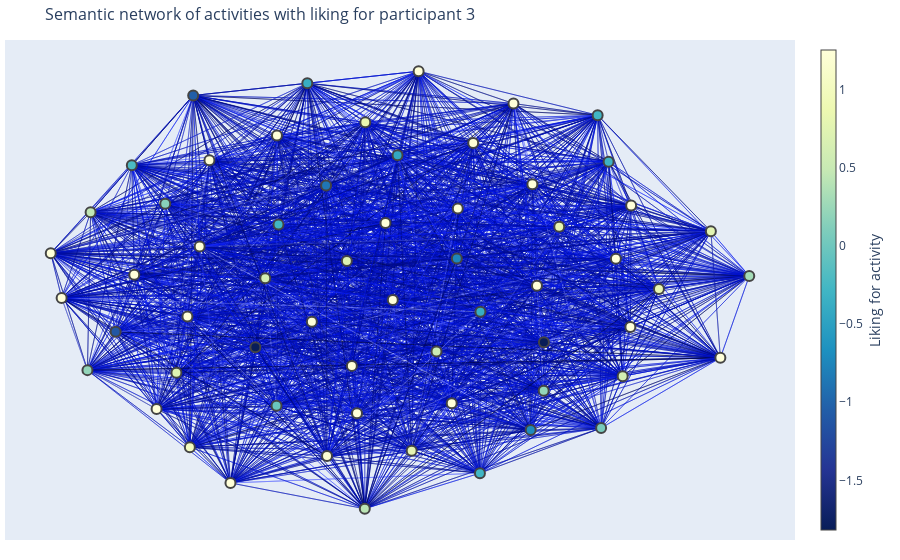

The code cell stored with this chart in its notebook:
### Code cell
from torch_geometric.utils import to_networkx
import networkx as nx
import matplotlib.pyplot as plt
import numpy as np

import plotly.graph_objects as go

from typing import Optional, Iterable

def convert_float_to_hsl(l,min_l,max_l,s=100,h=235):
    if max_l < min_l:
        min_l, max_l = max_l, min_l
        print("Careful: min max lighting exchanged")

    if max_l != min_l:
        scaled_l = (l-min_l)/(max_l-min_l)*100
        scaled_l = min(int(scaled_l),90)
    else:
        scaled_l = 90
    
    return f"hsl({h:d},{s:d}%,{scaled_l:d}%)"


def convert_torch_to_networkx_graph(data: torch_geometric.data.Data, edge_attr_id: int = 0, to_undirected:bool|str = False):
    G = to_networkx(data, to_undirected=to_undirected)
    weights = {e_pair:float(data.edge_attr[e,edge_attr_id]) for e,e_pair in enumerate(G.edges())} 
    nx.set_edge_attributes(G, values = weights, name = 'weight')
    return G

def draw_torch_graph(data: torch_geometric.data.Data, 
               node_annotations: Optional[Iterable] = None,
               node_colors: Optional[Iterable] = None,
               node_color_label: Optional[str] = "",
               title: Optional[str] = ""):
    G = convert_torch_to_networkx_graph(data=data)
    draw_networkx_graph(G,
                        node_annotations=node_annotations,
                        node_colors=node_colors,
                        node_color_label=node_color_label,
                        title=title)

def draw_networkx_graph(
        G: nx.Graph, 
        node_annotations: Optional[Iterable] = None,
        node_colors: Optional[Iterable] = None,
        node_color_label: Optional[str] = "",
        title: Optional[str] = ""):
    
    # adapts: https://plotly.com/python/network-graphs/
    pos = nx.spring_layout(G, k=20*1/np.sqrt(G.number_of_nodes()), weight="weight",seed = 50, iterations=500)


    edge_attr = list(nx.get_edge_attributes(G,"weight").values())
    min_edge_attr,max_edge_attr = np.min(edge_attr),np.max(edge_attr)
    
    edge_traces = []
    for edge in G.edges():
        edge_x = []
        edge_y = []
        x0, y0 = pos[edge[0]]
        x1, y1 = pos[edge[1]]
        edge_x.append(x0)
        edge_x.append(x1)
        edge_y.append(y0)
        edge_y.append(y1)

        color = convert_float_to_hsl(float(G.get_edge_data(edge[0],edge[1])["weight"]),min_edge_attr,max_edge_attr)
        edge_trace = go.Scatter(
            x=edge_x, y=edge_y,
            line=dict(width=0.5,color=color),
            hoverinfo='none', #to change
            mode='lines'
        )
        edge_traces.append(edge_trace)
    

    node_x = []
    node_y = []
    for node in G.nodes():
        x, y = pos[node]
        node_x.append(x)
        node_y.append(y)

    node_trace = go.Scatter(
        x=node_x, y=node_y,
        mode='markers',
        hoverinfo='text',
        marker=dict(
            showscale=True,
            # colorscale options
            #'Greys' | 'YlGnBu' | 'Greens' | 'YlOrRd' | 'Bluered' | 'RdBu' |
            #'Reds' | 'Blues' | 'Picnic' | 'Rainbow' | 'Portland' | 'Jet' |
            #'Hot' | 'Blackbody' | 'Earth' | 'Electric' | 'Viridis' |
            colorscale='YlGnBu',
            reversescale=True,
            color=node_colors,
            size=10,
            colorbar=dict(
                thickness=15,
                title=dict(
                    text=node_color_label, # to change
                    side='right'
                ),
                xanchor='left',
            ),
            line_width=2))
    
    # colors
    node_text = []
    for node in G.nodes():
        # node_adjacencies.append(len(adjacencies[1]))
        node_text.append(str(node_annotations[node])+f":{node_colors[node]:.2f}")

    # node_trace.marker.color = node_adjacencies
    node_trace.text = node_text

    # plot
    fig = go.Figure(data=edge_traces+[node_trace],
             layout=go.Layout(
                title=dict(
                    text=title,
                    font=dict(
                        size=16
                    )
                ),
                showlegend=False,
                hovermode='closest',
                margin=dict(b=20,l=5,r=5,t=40),
                xaxis=dict(showgrid=False, zeroline=False, showticklabels=False),
                yaxis=dict(showgrid=False, zeroline=False, showticklabels=False))
                )
    fig.show()

participant_id = 3 # should be before when create participant graph
draw_torch_graph(participant_graph,
           node_annotations=list(translator_word_to_index.keys()),
           node_colors = participant_graph.x[:,0].tolist(),
           node_color_label="Liking for activity",
           title=f"Semantic network of activities with liking for participant {participant_id}")
